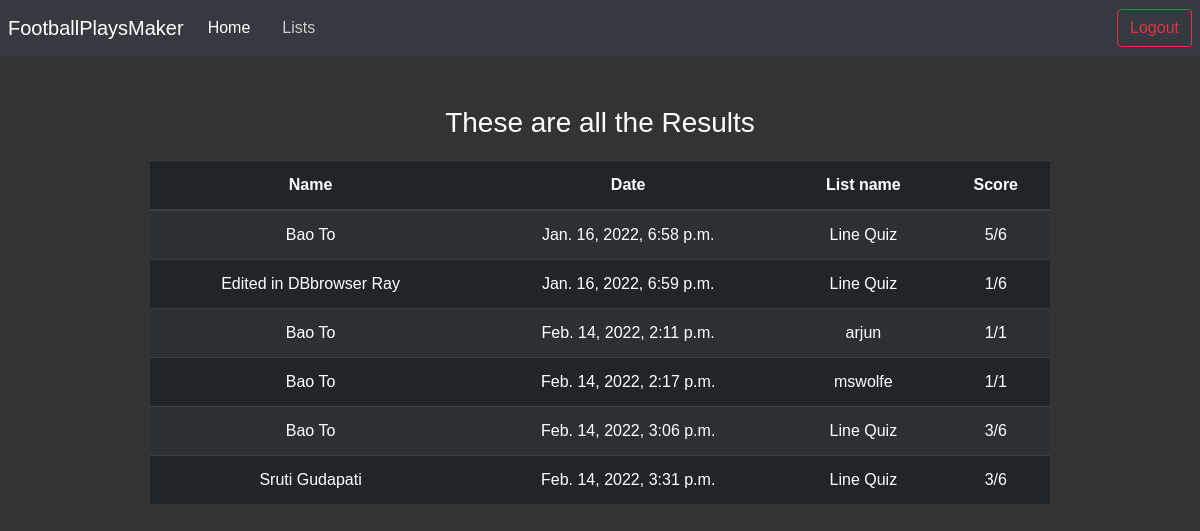
/results (signed in), run on an earlier commit of the app's database.
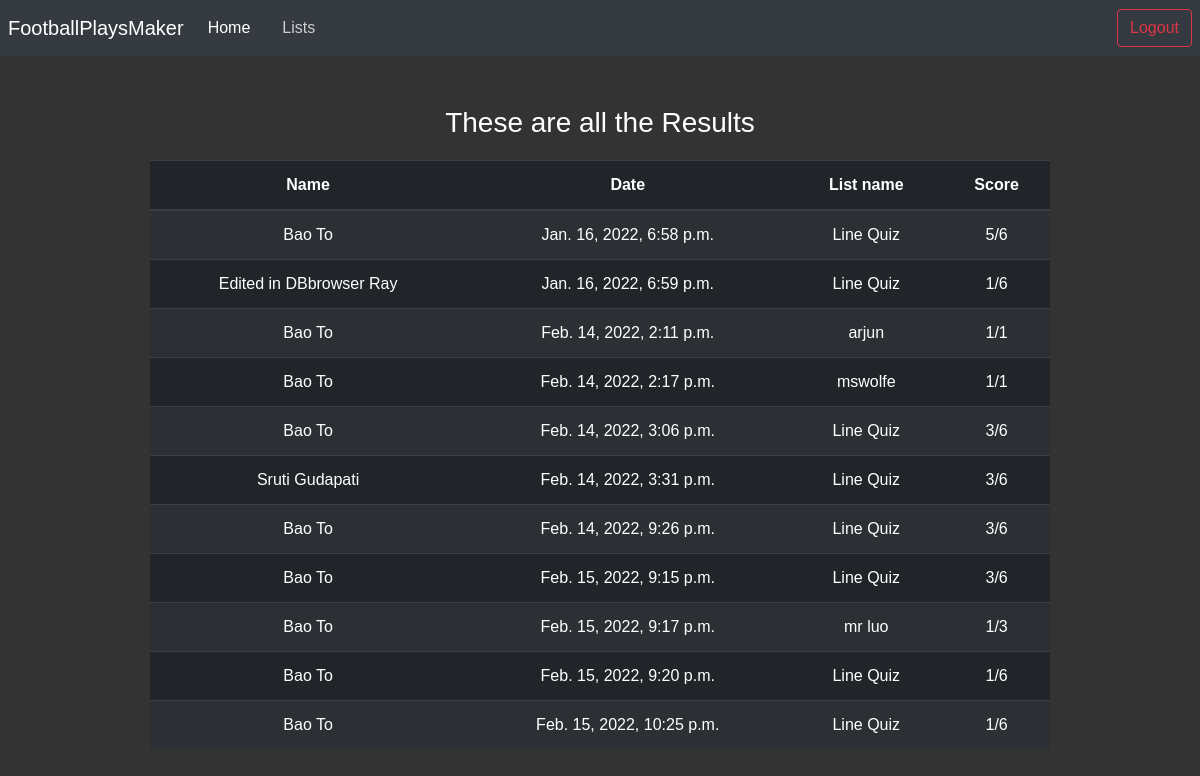
And on a later commit of the database.
### main/models.py (models this page shows, shortened)
class Score(models.Model):
    user = models.ForeignKey(User, related_name="scores", on_delete=models.CASCADE)
    list = models.ForeignKey(List, related_name="scores", on_delete=models.CASCADE)
    score = models.IntegerField(default=0)
    created_at = models.DateTimeField(auto_now_add=True)

class User(models.Model):
    first_name = models.CharField(max_length=255)
    last_name = models.CharField(max_length=255)
    email = models.CharField(max_length=255)
    password = models.CharField(max_length=255)
    def __str__(self): #this is like the getInstance() method in Frc, it gets the instance object
        return self.first_name + " " + self.last_name

class List(models.Model):
    list_name = models.CharField(max_length=255)
    user = models.ForeignKey(User, related_name="lists", on_delete=models.CASCADE)
    created_at = models.DateTimeField(auto_now_add=True) #used for logging the time that the user signed up
    number_of_questions = models.IntegerField(default=0) #used to collect the number of questions that are collected by the user
    def __str__(self):
        return self.list_name

### main/views.py (the view)
# urls.py: path('results', results, name='results'),
def results(request):
    if 'user' not in request.session:
        return redirect('/login')
    else:
        scores = Score.objects.all()
        return render(request, 'results.html', {'scores': scores})

### templates/results.html (shortened to what this page needs)
{% load static %}
<!DOCTYPE html>
<html lang="en">
  <head>
    <link
      rel="stylesheet"
      href="https://maxcdn.bootstrapcdn.com/bootstrap/4.0.0/css/bootstrap.min.css"
    />
    <link rel="stylesheet" href="{% static 'dist/css/adminlte.min.css' %}" />
    <link rel="stylesheet" href="https://cdnjs.cloudflare.com/ajax/libs/font-awesome/5.11.2/css/fontawesome.min.css">
    <link rel="stylesheet" href="https://cdnjs.cloudflare.com/ajax/libs/font-awesome/5.11.2/css/all.min.css">
  </head>
  <body style="background-color: #333;font-family: Helvetica;font-style: bold;">
    <nav class="navbar navbar-expand-lg navbar-dark bg-dark">
      <div class="collapse navbar-collapse" id="navbarTogglerDemo01">
        <a class="navbar-brand" href="/">FootballPlaysMaker</a>
        <ul class="navbar-nav mr-auto mt-2 mt-lg-0">
          <li class="nav-item active">
            <a class="nav-link" href="/"
              >Home </a
            >
          </li>
          <li class="nav-item">
            <a class="nav-link" href="/lists">Lists <span class="sr-only">(current)</span></a>
          </li>
        </ul>
        <a
          href="/logout"
          style="margin-left: 10px"
          class="btn btn-outline-danger my-2 my-sm-0"
          type="submit"
          >Logout</a
        >
      </div>
    </nav>
    <h3 style="color: white;text-align: center;margin-top: 50px;">These are all the Results</h3>
    <div class="container d-flex justify-content-center" style="margin-top: 20px;">
    <table class="table table-striped table-dark " style="width: 80%;text-align: center;">
        <thead>
          <tr>
            <th scope="col">Name</th>
            <th scope="col">Date</th>
            <th scope="col">List name</th>
            <th scope="col">Score</th>
          </tr>
        </thead>
        <tbody>
          {% for score in scores %}
          <tr>
            <td>{{score.user}}</td>
            <td>{{score.created_at}}</td>
            <td>{{score.list}}</td>
            <td>{{score.score}}/{{score.list.number_of_questions}}</td>
          </tr>
          {% endfor %}
        </tbody>
      </table>
    </div>
  </body>
</html>

What changed in the data, as far as the page shows it:
added Score: user "Bao To", created_at "Feb. 14, 2022, 9:26 p.m.", list "Line Quiz", score "3", list.number_of_questions "6"
added Score: user "Bao To", created_at "Feb. 15, 2022, 9:15 p.m.", list "Line Quiz", score "3", list.number_of_questions "6"
added Score: user "Bao To", created_at "Feb. 15, 2022, 9:17 p.m.", list "mr luo", score "1", list.number_of_questions "3"
added Score: user "Bao To", created_at "Feb. 15, 2022, 9:20 p.m.", list "Line Quiz", score "1", list.number_of_questions "6"
added Score: user "Bao To", created_at "Feb. 15, 2022, 10:25 p.m.", list "Line Quiz", score "1", list.number_of_questions "6"
